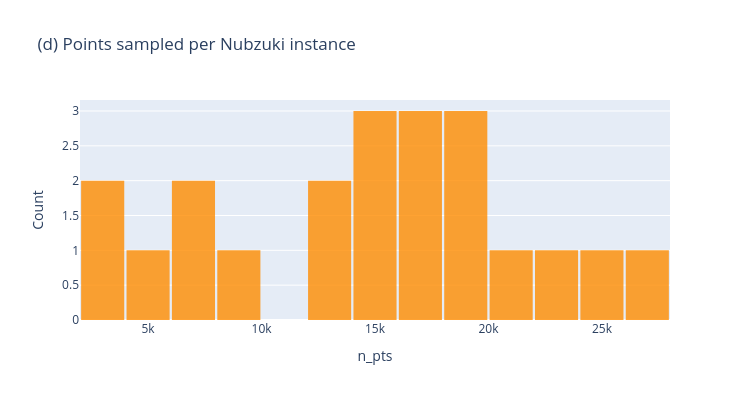

Notebook source saved alongside this figure:
### Markdown cell above
### 3d — Number of points sampled per Nubzuki

### Code cell
fig = go.Figure()
fig.add_trace(go.Histogram(
    x=df["n_pts"], nbinsx=15,
    marker_color="darkorange", opacity=0.8,
))
fig.update_layout(
    title="(d) Points sampled per Nubzuki instance",
    xaxis_title="n_pts",
    yaxis_title="Count",
    bargap=0.05, width=750, height=400,
)
fig.show()

print(df[["n_pts"]].describe().round(0).astype(int))

### Figure 1 — Plotly figure (JSON) as saved in the notebook; plotly's stock layout.template omitted (floating-point values rounded to 4 significant figures)
{"data": [{"marker": {"color": "darkorange"}, "nbinsx": 15, "opacity": 0.8, "type": "histogram", "x": [15823, 18593, 12430, 16702, 16243, 25036, 15831, 13234, 2696, 19973, 7495, 23264, 4999, 9926, 16026, 2557, 26924, 14022, 7974, 18681, 20969]}], "layout": {"bargap": 0.05, "height": 400, "title": {"text": "(d) Points sampled per Nubzuki instance"}, "width": 750, "xaxis": {"title": {"text": "n_pts"}}, "yaxis": {"title": {"text": "Count"}}}}
